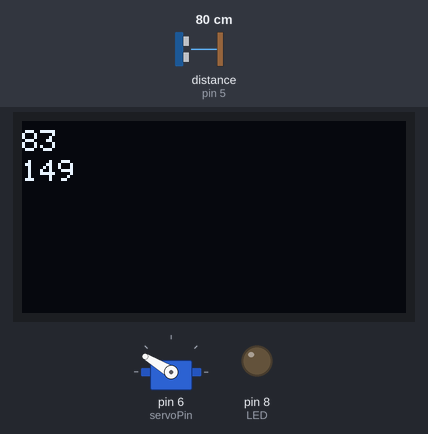
The sketch below on a simulated Arduino Uno, built with avr-gcc and run on an emulated ATmega328P. On the bench: servo, 128×64 one-colour display, output pins drawn as LEDs (lit = HIGH). Wiring (inferred from the names in the program): ultrasonic range finder: trigger pin 5; echo pin 5. Inputs (shaded band) come from the test bench; at power-on: distance to the obstacle (sensor on pin 5) 80 cm. The echo pulse lasts 58.3 µs per cm; what the sketch prints to the serial monitor is not drawn.

Above: at 1.2 s.
1.3 s: distance to the obstacle (sensor on pin 5) set to 2 cm
At 2.0 s:
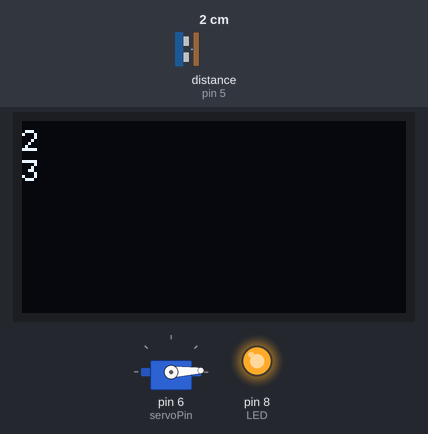
2.8 s: distance to the obstacle (sensor on pin 5) set to 18 cm
At 3.4 s:
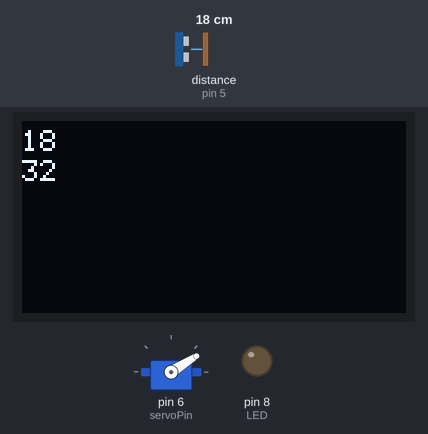
4.3 s: distance to the obstacle (sensor on pin 5) set to 4 cm
At 5.0 s:
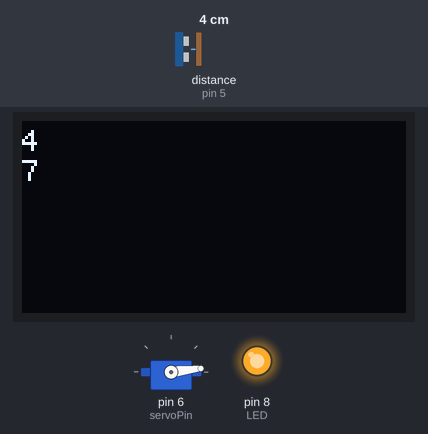
5.8 s: distance to the obstacle (sensor on pin 5) set to 35 cm
At 6.4 s:
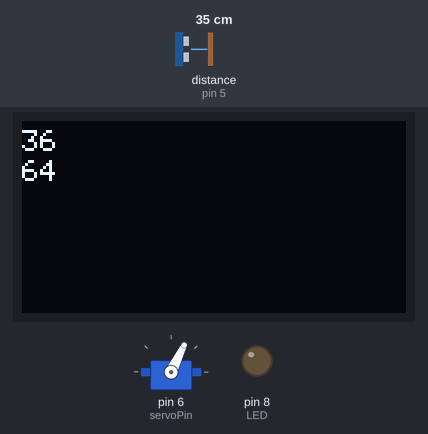
7.3 s: distance to the obstacle (sensor on pin 5) set to 9 cm
At 8.2 s:
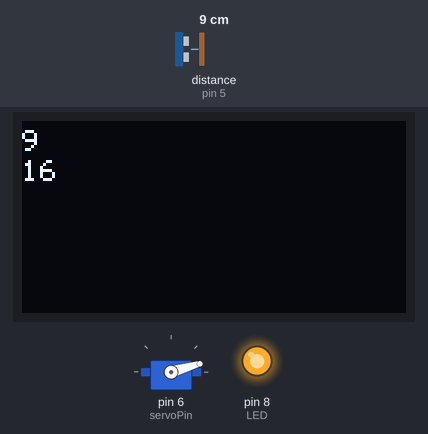
8.8 s: distance to the obstacle (sensor on pin 5) set to 60 cm
At 9.3 s:
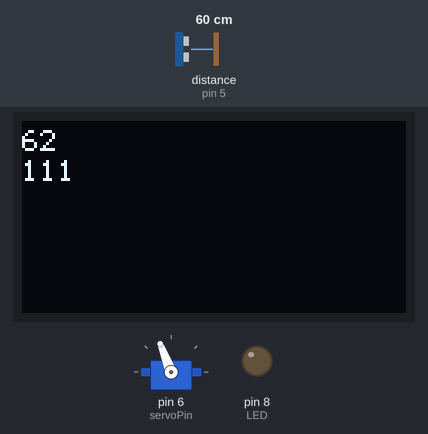
Timing chart, 0 to 11.3 s (numbered marks = the images above; inputs shaded):
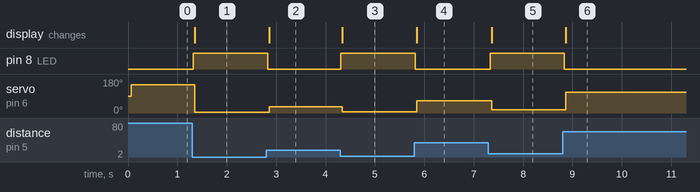

The sketch:

10.servoMotor.ino
```cpp
/*
  Author:

  Learning Intention:
  The students will learn how to connect and control a servo motor.

  Success Criteria:
    1.  I understand how to connect the servo motor
    2.  I can manually write different degrees of movement to the servo
    3.  I can map a potentiometer to a servo and control its movement
    4.  I understand that a 180deg servo angle of movement is set by a
        frequency signal sent from the microcontroller

  Student Notes:

  Documentation:
    https://www.sparkfun.com/servos
    https://github.com/arduino-libraries/Servo <-- We are still using this library

  Schematic:
    https://www.tinkercad.com/things/lQ9RyYJRoLn?sharecode=MKlN0A7R0WGodkdTRKkPJO7I8PeI5L_GCR7pCclQ0qM
    https://github.com/TempeHS/TempeHS_Ardunio_Bootcamp/blob/main/10.servoMotor/Bootcamp-servoMotor.png
*/

// Includes for OLED Screen
#include <Arduino.h>
#include <U8g2lib.h>
#include <SPI.h>
#include <Wire.h>

#include <Servo.h>
#include "Ultrasonic.h"

unsigned static int servoPin = 6;
unsigned static int usPin = 5;
static unsigned int LED = 8;

Servo myservo;
Ultrasonic us_sensor(usPin);

int potpin = A1;
int val;

// configure oled
U8G2_SSD1306_128X64_NONAME_F_HW_I2C OLED(U8G2_R0, SCL, SDA, U8X8_PIN_NONE);

void setup() {
  pinMode(LED, OUTPUT);
  myservo.attach(servoPin);
  Serial.begin(9600);
  Serial.println("Baud 9600");
  Serial.println("------------------------");
  OLED.begin();

}

void loop() {
  OLED.clearBuffer();
  unsigned long range_in_cm;
  int mapped_range_in_cm = 0;
  range_in_cm = us_sensor.distanceRead();
  String cleanString = String(range_in_cm);

  mapped_range_in_cm = map(range_in_cm, 0, 100, 0, 180);
  String cleanDistance = String(mapped_range_in_cm);

  if(range_in_cm < 10.5) {
  digitalWrite(LED, 1);
  } else {
  digitalWrite(LED, 0);
}

  OLED.setFont(u8g2_font_6x12_tf);
  OLED.drawStr(0, 10, cleanString.c_str());
  OLED.drawStr(0, 20, cleanDistance.c_str());
  OLED.nextPage();
  myservo.write(mapped_range_in_cm);
}
```

Ultrasonic.cpp
```cpp
// (licence header left out)
#if ARDUINO >= 100
  #include <Arduino.h>
#else
  #include <WProgram.h>
#endif

#include "Ultrasonic.h"

Ultrasonic::Ultrasonic(uint8_t trigPin, uint8_t echoPin, unsigned long timeOut) {
  trig = trigPin;
  echo = echoPin;
  threePins = trig == echo ? true : false;
  pinMode(trig, OUTPUT);
  pinMode(echo, INPUT);
  timeout = timeOut;
}

unsigned int Ultrasonic::timing() {
  if (threePins)
    pinMode(trig, OUTPUT);

  digitalWrite(trig, LOW);
  delayMicroseconds(2);
  digitalWrite(trig, HIGH);
  delayMicroseconds(10);
  digitalWrite(trig, LOW);
  //delay(30);

  if (threePins)
    pinMode(trig, INPUT);

  previousMicros = micros();
  while(!digitalRead(echo) && (micros() - previousMicros) <= timeout); // wait for the echo pin HIGH or timeout
  previousMicros = micros();
  while(digitalRead(echo)  && (micros() - previousMicros) <= timeout); // wait for the echo pin LOW or timeout

  return micros() - previousMicros; // duration
}

/*
 * If the unit of measure is not passed as a parameter,
 * sby default, it will return the distance in centimeters.
 * To change the default, replace CM by INC.
 */
unsigned int Ultrasonic::read(uint8_t und) {
  return timing() / und / 2;  //distance by divisor
}

/*
 * This method is too verbal, so, it's deprecated.
 * Use read() instead.
 */
unsigned int Ultrasonic::distanceRead(uint8_t und) {
  return read(und);
}
```

Ultrasonic.h
```cpp
// (licence header left out)
#ifndef Ultrasonic_h
#define Ultrasonic_h

/*
 * Values of divisors
 */
#define CM 28
#define INC 71

class Ultrasonic {
  public:
    Ultrasonic(uint8_t sigPin) : Ultrasonic(sigPin, sigPin) {};
    Ultrasonic(uint8_t trigPin, uint8_t echoPin, unsigned long timeOut = 20000UL);
    unsigned int read(uint8_t und = CM);
    unsigned int distanceRead(uint8_t und = CM) __attribute__ ((deprecated ("This method is deprecated, use read() instead.")));
    void setTimeout(unsigned long timeOut) {timeout = timeOut;}
    void setMaxDistance(unsigned long dist) {timeout = dist*CM*2;}

  private:
    uint8_t trig;
    uint8_t echo;
    boolean threePins = false;
    unsigned long previousMicros;
    unsigned long timeout;
    unsigned int timing();
};

#endif // Ultrasonic_h
```

Measured:
- after the input at 1.3 s, pin 8 (LED): LOW → HIGH at once; servo on pin 6 (servoPin): 149° → 3° after 0.05 s; the display: changes after 0.05 s (image 1)
- after the input at 2.8 s, pin 8 (LED): HIGH → LOW at once; servo on pin 6 (servoPin): 3° → 32° after 0.06 s; the display: changes after 0.06 s (image 2)
- after the input at 4.3 s, pin 8 (LED): LOW → HIGH at once; servo on pin 6 (servoPin): 32° → 7° at once; the display: changes at once (image 3)
- after the input at 5.8 s, pin 8 (LED): HIGH → LOW at once; servo on pin 6 (servoPin): 7° → 64° after 0.05 s; the display: changes after 0.05 s (image 4)
- after the input at 7.3 s, pin 8 (LED): LOW → HIGH at once; servo on pin 6 (servoPin): 64° → 16° after 0.06 s; the display: changes after 0.06 s (image 5)
- after the input at 8.8 s, pin 8 (LED): HIGH → LOW at once; servo on pin 6 (servoPin): 16° → 111° after 0.06 s; the display: changes after 0.06 s (image 6)
